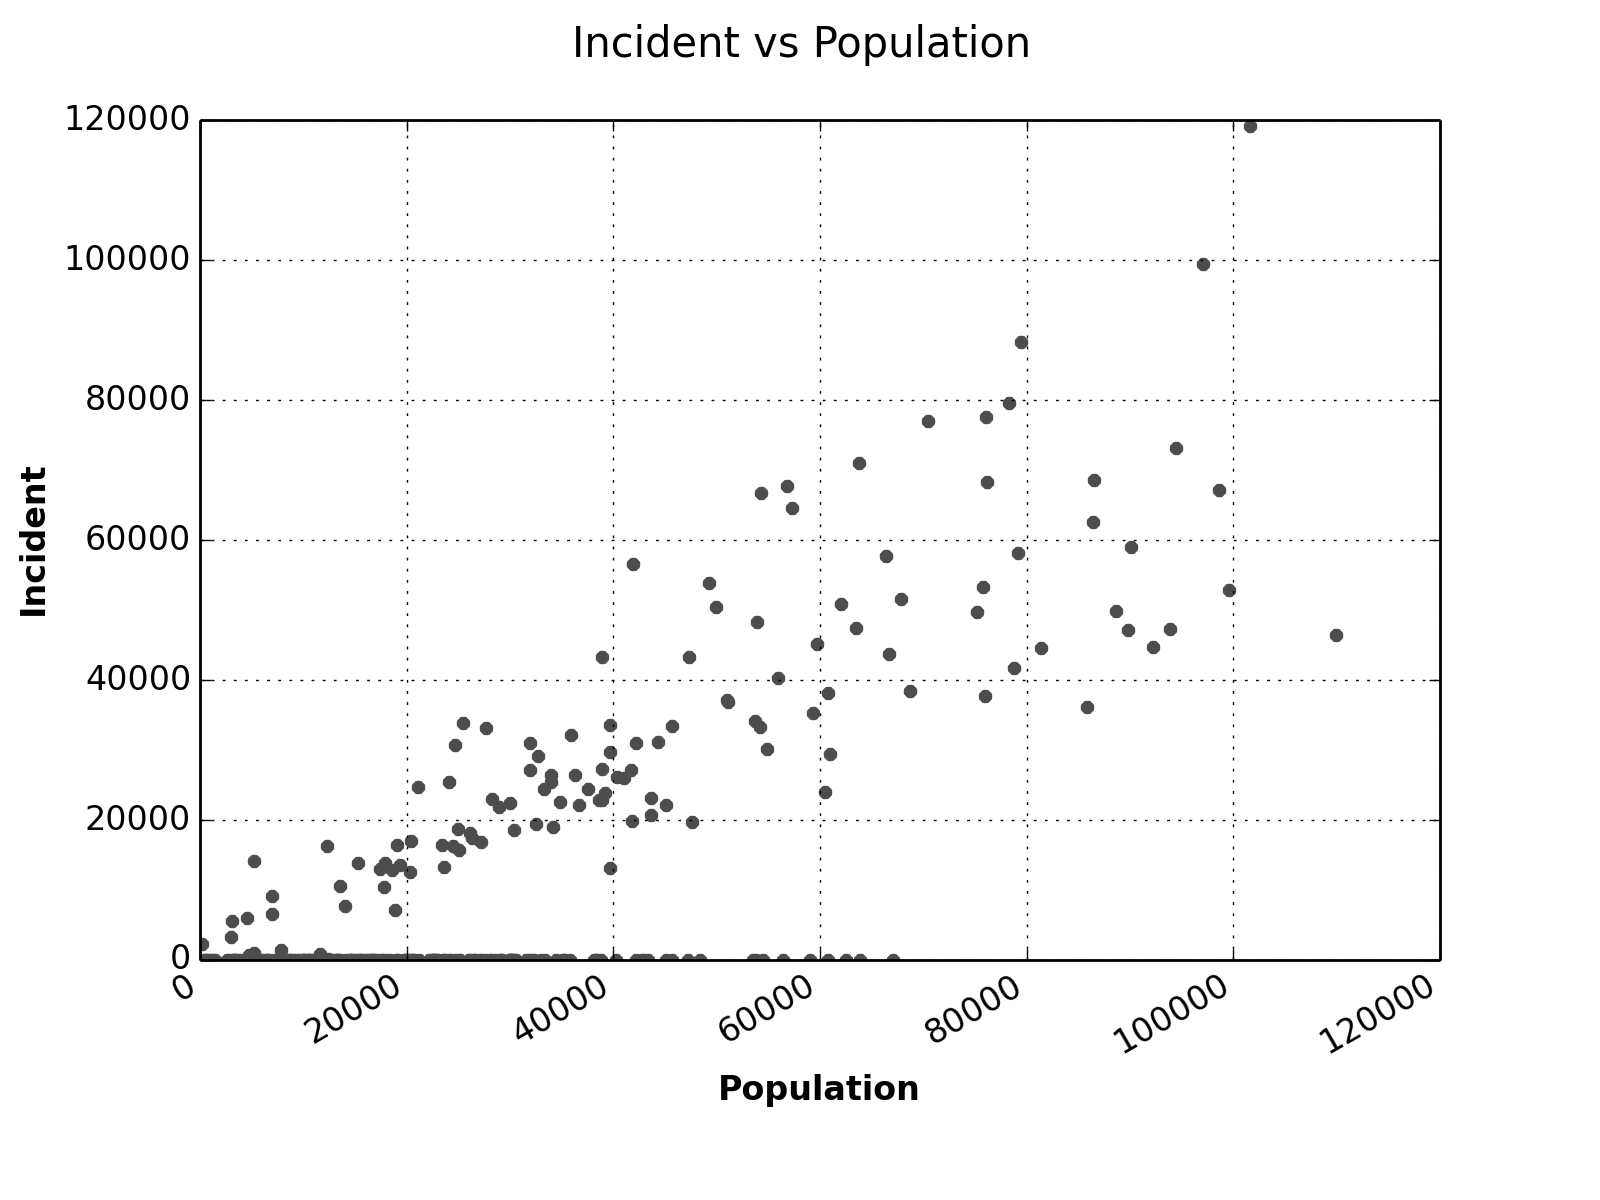

Generate this figure with Python:
from matplotlib import pyplot

# read data form dat file
inputFile = open('labeled_data.csv','r')
header = inputFile.readline()
zip=[]
pop=[]
inci=[]

for line in inputFile:
        term = line.split(",")
        zip.append(term[0])
        pop.append(int(float(term[1])))
        inci.append(int(float(term[2])))
inputFile.close()

fig = pyplot.figure()
fig.suptitle("Incident vs Population",fontsize=15)
graph = fig.add_subplot(1,1,1)
graph.plot(pop,inci,'.',ms=9,color='0.3')

fig.autofmt_xdate()#Automatically adjust the x tick labels to avoid overlap
pyplot.grid(True)#Add the gridlines to make the plot clearer 
graph.set_xlabel('Population',fontweight='bold')
graph.set_ylabel('Incident',fontweight='bold')
fig.patch.set_facecolor('white') 

pyplot.savefig('problem_a.png', dpi=200)
pyplot.show()

"""
Observed phenomena
Generally, the number of incidents is positively related to the number of population. However, there are some regions which have really low incident number.The posible reseaon can be that residents in those regions are not used to makeing 311 calls or the relevant records are missed.   


"""
